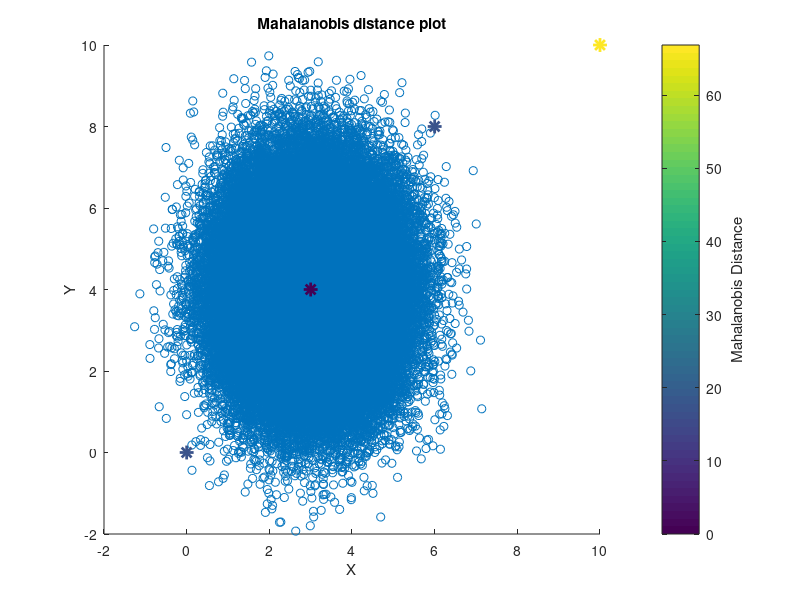

MATLAB code to generate this figure: (Note: this script raises an error after producing the figure.)
function assignment32()
%Given a mean and a covariance matrix, we generate a set of random numbers
%that fall within the normal distribution curve
mu = [3 4];
sigma = [1 0;0 2];
R = chol(sigma);
X = repmat(mu,100000,1) + randn(100000,2)*R;

%With the new generated values, we calculate the Mahalanobis distance
Y = [10 10;0 0;3 4;6 8];
d1 = mahal(Y,X)
scatter(X(:,1),X(:,2))
hold on
scatter(Y(:,1),Y(:,2),100,d1,'*','LineWidth',2)
xlabel('X')
ylabel('Y')
title('Mahalanobis distance plot')
hb = colorbar;
ylabel(hb,'Mahalanobis Distance')
legend('Sample Data from P.D.F. surface','Testing points','Location','NW');
end